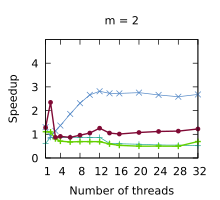

Reproduce this figure in gnuplot.
set title "m = 2"
set terminal pdf size 2.2,2.0
set output "./results/Compactions_n___4,194,304,_m___2.pdf"
set key off
set xrange [1:32]
set xtics (1, 4, 8, 12, 16, 20, 24, 28, 32)
set xlabel "Number of threads"
set yrange [0:5]
set ytics (0, 1, 2, 3, 4)
set ylabel "Speedup"
plot './results/Compactions_n___4,194,304,_m___2.dat' using 1:2 title "Outer parallelism" pointsize 0.7 lw 1 pt 1 linecolor rgb "#24A793" with linespoints, \
  './results/Compactions_n___4,194,304,_m___2.dat' using 1:3 title "Inner parallelism" pointsize 0.7 lw 1 pt 2 linecolor rgb "#5287C6" with linespoints, \
  './results/Compactions_n___4,194,304,_m___2.dat' using 1:4 title "Multi-atomics 64 32" pointsize 0.7 lw 2 pt 1 linecolor rgb "#64D000" with linespoints, \
  './results/Compactions_n___4,194,304,_m___2.dat' using 1:5 title "WorkAssisting 32" pointsize 0.4 lw 2 pt 7 linecolor rgb "#800A35" with linespoints
